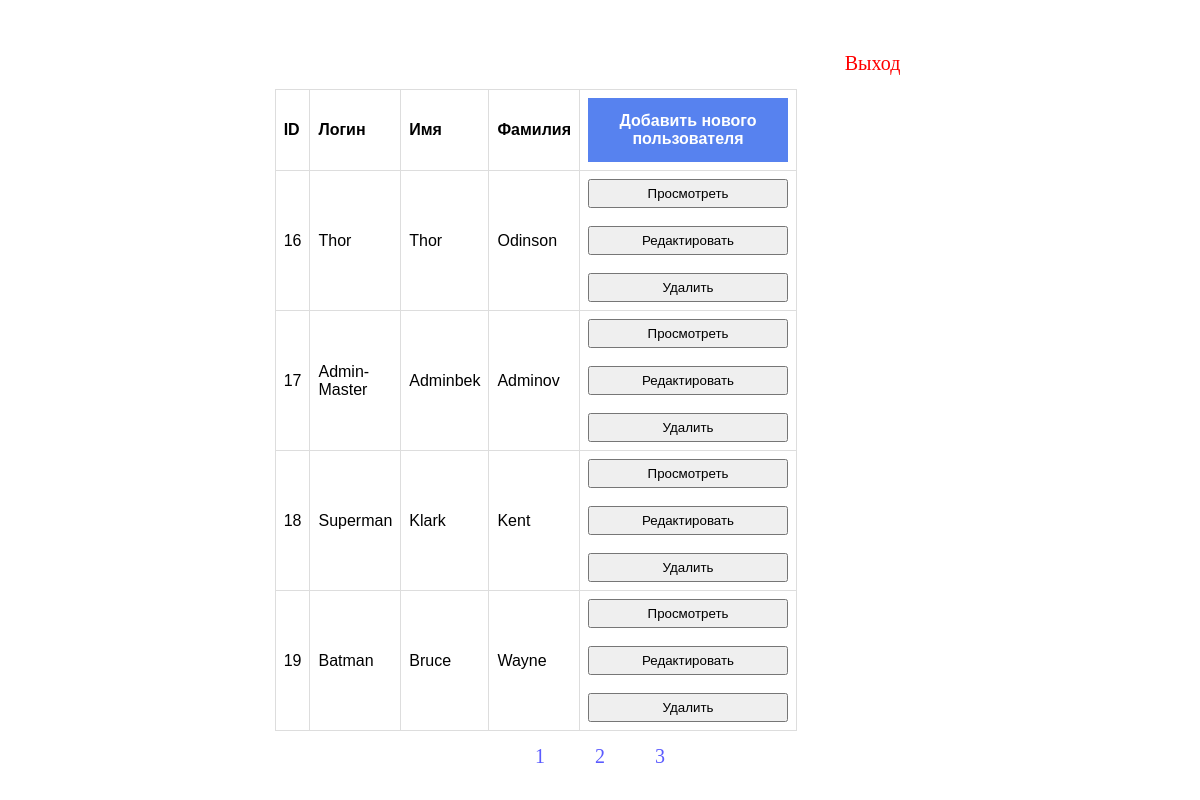
Page /php/index.php?page=2 (signed in) on the committed database.
### tables this page shows
CREATE TABLE `users` (
  `id` int(11) NOT NULL,
  `login` varchar(255) NOT NULL,
  `password` text NOT NULL,
  `first_name` varchar(255) NOT NULL,
  `last_name` varchar(255) NOT NULL,
  `gender` varchar(255) NOT NULL,
  `birthday` date NOT NULL
);

### php/index.php (the view, shortened to what this page needs)
<?php
require 'dbcon.php';
if (isset($_SESSION['login'])){
?>
<!doctype html>
<html lang="en">
<head>
    <link rel="stylesheet" href="../css/css.css">
</head>
<body>
<div>
    <a href="logout.php" class="logout">Выход</a>
    <div class="row">
        <div class="col-md-12">
            <div class="card">
                <div class="card-body">
                    <table class="">
                        <thead>
                        <tr>
                            <th>ID</th>
                            <th>Логин</th>
                            <th>Имя</th>
                            <th>Фамилия</th>
                            <th><a href="create.php" class="btn_add">Добавить нового пользователя</a></th>
                        </tr>
                        </thead>
                        <tbody>
                        <?php
                        $record_page = 4;
                        if(isset($_GET["page"])){
                            $page = $_GET["page"];
                        }else{
                            $page = 1;
                        }
                        $start_from = ($page-1)*$record_page;
                        $query = "SELECT * FROM users order by id asc limit $start_from, $record_page";;
                        $query_run = mysqli_query($con, $query);
                        if(mysqli_num_rows($query_run) > 0)
                        {
                            foreach($query_run as $user)
                            {
                                ?>
                                <tr>
                                    <td><?= $user['id']; ?></td>
                                    <td><?= $user['login']; ?></td>
                                    <td><?= $user['first_name']; ?></td>
                                    <td><?= $user['last_name']; ?></td>
                                    <td>
                                        <form action="view.php?id=<?= $user['id']; ?>" method="POST" class="d-inline">
                                            <button type="submit"  value="<?=$user['id'];?>" class="btn btn-danger btn-sm">Просмотреть</button>
                                        </form>
                                        <br>
                                        <form action="edit.php?id=<?= $user['id']; ?>" method="POST" class="d-inline">
                                            <button type="submit"  value="<?=$user['id'];?>" class="btn btn-danger btn-sm">Редактировать</button>
                                        </form>
                                        <br>
                                        <form action="code.php" method="POST">
                                            <button type="submit" name="delete_user" value="<?=$user['id'];?>" class="delete">Удалить</button>
                                        </form>
                                    </td>
                                </tr>
                                <?php
                            }
                        }
                        else
                        {
                            echo "<h5> No Record Found </h5>";
                        }
                        ?>
                        </tbody>
                    </table>
                    <div class="pagination" align="center">
                        <?php
                        $page_query = "SELECT * FROM users ORDER BY id desc ";
                        $page_res = mysqli_query($con, $page_query);
                        $total_rec = mysqli_num_rows($page_res);
                        $total_pages = ceil($total_rec/$record_page);
                        for($i=1; $i<=$total_pages; $i++){
                            echo '<a href="index.php?page='.$i.'">              '.$i.'</a>';
                        }}
                        ?>
                    </div>
                </div>
            </div>
        </div>
    </div>
</div>
</body>
</html>

### css/css.css (style rules this page uses)
* { margin: 0; padding: 0; box-sizing: border-box; }
body { height: 100vh; display: flex; align-items: center; justify-content: center; font-family: Calibri; }
form { display: flex; flex-direction: column; width: 200px; }
table { margin-top: 70px; height: 50px; font-family: arial, sans-serif; border-collapse: collapse; width: 70%; }
td, th { border: 1px solid #dddddd; text-align: left; padding: 8px; }
button { cursor: pointer; padding-bottom: 5px; padding-top: 5px; }
.pagination { font-size: 20px; }
a { text-decoration: none; background-color: white; color: #5b5bff; padding: 14px 25px; text-align: center; text-decoration: none; display: inline-block; }
.btn_add { width: 100%; text-decoration: none; background-color: #5782ef; color: white; padding: 14px 25px; text-align: center; text-decoration: none; display: inline-block; }
.logout { margin-left: 100px; margin-top: 20px; font-size: 20px; color: red; text-decoration: none; float: right; }

### rows in the picture
users: id "16", login "Thor", first_name "Thor", last_name "Odinson"
users: id "17", login "Admin-Master", first_name "Adminbek", last_name "Adminov"
users: id "18", login "Superman", first_name "Klark", last_name "Kent"
users: id "19", login "Batman", first_name "Bruce", last_name "Wayne"
